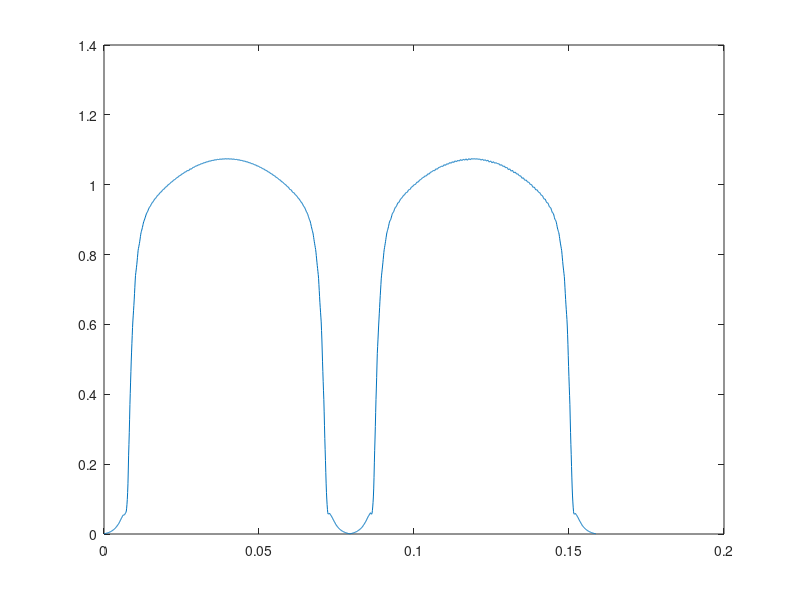

Recreate this plot in MATLAB.
%% Intro
% Magnetic Loading Analysis
% EM: solid stator / 4-pole, 3-phase | NdFeB N42 grade (ur=1.05)
% Author: Baris Kuseyri <baris.kuseyri@metu.edu.tr>

%% Initialization

clc
clear all
close all

fileID = fopen('airgap_flux_density.txt','r');
formatSpec = '%f %f';
sizeA = [2 1500];
FEMM_airgapFluxDensity = fscanf(fileID,formatSpec,sizeA);

%% Machine Parameters

pp = 2;     % pole-pairs
p = pp*2;   % number of poles

u_0 = 4 * pi * 1e-7;    % permeability of vacuum
u_r = 1.05;             % relative permeability of magnets
H_c = 1030272;          
B_rem = H_c * u_0 * u_r;     % remanence flux density

lg = 0.001;     % air-gap clearance
lm = 0.004;     % magnet thickness

%% Peak Airgap Flux Density

Bg_peak = B_rem / (1 + u_r * (lg / lm));     

Bg_FEMM = FEMM_airgapFluxDensity(2,:);
x_FEMM = FEMM_airgapFluxDensity(1,:);
plot(x_FEMM,Bg_FEMM);


%% Magnetic Loading


Bg_avg = sum(Bg_FEMM,2)./size(Bg_FEMM,2);

B1 = (2/pi) * Bg_peak;
B2 = (1/sqrt(2)) * Bg_peak;


